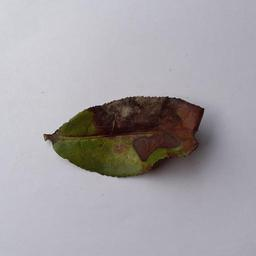
#> input picture 20211205_155416.jpg, 256 x 256 px; its folder holds only this picture in this run
$ python create_transformed_datasets.py --dataset_root .
#> lines starting #> are read from the running program, lines starting #| are printed output that depends on the picture
#!/usr/bin/env python3
"""
create_transformed_datasets.py

Given a dataset root (e.g. "Tea_Leaf_Disease Dataset"), create four sibling dataset folders:
  - "<orig_name> (Histogram Equalized Image)"
  - "<orig_name> (Grayscale Image)"
  - "<orig_name> (Negative Image)"
  - "<orig_name> (False-Colored (mapped) Image)"

Each new dataset will preserve the directory tree of the original dataset.
All image files (by extension) are transformed and saved with the same filenames.

Usage:
    python create_transformed_datasets.py --dataset_root "/path/to/Tea_Leaf_Disease Dataset" \
        --colormap JET --extensions jpg jpeg png bmp tif tiff

Dependencies:
    pip install opencv-python tqdm numpy
"""
import argparse
from pathlib import Path
import cv2
import numpy as np
from tqdm import tqdm

# Map of supported colormap names to cv2 constants
_COLORMAP_MAP = {
    "AUTUMN": cv2.COLORMAP_AUTUMN,
    "BONE": cv2.COLORMAP_BONE,
    "JET": cv2.COLORMAP_JET,
    "WINTER": cv2.COLORMAP_WINTER,
    "RAINBOW": cv2.COLORMAP_RAINBOW,
    "OCEAN": cv2.COLORMAP_OCEAN,
    "SUMMER": cv2.COLORMAP_SUMMER,
    "SPRING": cv2.COLORMAP_SPRING,
    "COOL": cv2.COLORMAP_COOL,
    "HSV": cv2.COLORMAP_HSV,
    "PINK": cv2.COLORMAP_PINK,
    "HOT": cv2.COLORMAP_HOT,
}


def read_image(path: Path):
    img = cv2.imread(str(path), cv2.IMREAD_UNCHANGED)
    if img is None:
        raise ValueError(f"Could not read image: {path}")
    # If image has alpha channel, drop alpha for processing
    if img.ndim == 3 and img.shape[2] == 4:
        img = cv2.cvtColor(img, cv2.COLOR_BGRA2BGR)
    return img


def histogram_equalize_color(img_bgr: np.ndarray):
    """Equalize luminance channel (Y) in YCrCb to preserve colors."""
    if img_bgr.ndim == 2:
        return cv2.equalizeHist(img_bgr)
    ycrcb = cv2.cvtColor(img_bgr, cv2.COLOR_BGR2YCrCb)
    y, cr, cb = cv2.split(ycrcb)
    y_eq = cv2.equalizeHist(y)
    ycrcb_eq = cv2.merge([y_eq, cr, cb])
    return cv2.cvtColor(ycrcb_eq, cv2.COLOR_YCrCb2BGR)


def to_grayscale(img_bgr: np.ndarray):
    if img_bgr.ndim == 2:
        return img_bgr
    return cv2.cvtColor(img_bgr, cv2.COLOR_BGR2GRAY)


def negative_image(img: np.ndarray):
    if img.dtype != np.uint8:
        img = np.clip(img, 0, 255).astype(np.uint8)
    return 255 - img


def false_color_map(gray_img: np.ndarray, colormap_name: str = "JET"):
    if gray_img.ndim != 2:
        gray = to_grayscale(gray_img)
    else:
        gray = gray_img
    if gray.dtype != np.uint8:
        gray = cv2.normalize(gray, None, 0, 255, cv2.NORM_MINMAX).astype(np.uint8)
    cmap = _COLORMAP_MAP.get(colormap_name.upper(), cv2.COLORMAP_JET)
    colored = cv2.applyColorMap(gray, cmap)
    return colored


def make_dirs_for_file(src_file: Path, src_root: Path, dest_root: Path):
    """Given a source file path and the src_root, return and create the destination parent dir under dest_root."""
    rel = src_file.relative_to(src_root)
    dest_parent = dest_root.joinpath(rel.parent)
    dest_parent.mkdir(parents=True, exist_ok=True)
    return dest_parent


def is_image_file(p: Path, extensions_set):
    return p.is_file() and p.suffix.lower().lstrip(".") in extensions_set


def main():
    p = argparse.ArgumentParser(description="Create transformed dataset copies for a dataset root.")
    p.add_argument("--dataset_root", required=True, help="Path to the original dataset root folder")
    p.add_argument("--colormap", default="JET", help="Colormap for false color (default JET).")
    p.add_argument("--extensions", nargs="+", default=["jpg", "jpeg", "png", "bmp", "tif", "tiff"],
                   help="Image file extensions to process (no dots).")
    args = p.parse_args()

    src_root = Path(args.dataset_root).expanduser().resolve()
    if not src_root.exists() or not src_root.is_dir():
        raise SystemExit(f"dataset_root does not exist or is not a directory: {src_root}")

    base_parent = src_root.parent
    base_name = src_root.name

    # names requested by user
    out_names = {
        "hist_eq": f"{base_name} (Histogram Equalized Image)",
        "grayscale": f"{base_name} (Grayscale Image)",
        "negative": f"{base_name} (Negative Image)",
        "false_color": f"{base_name} (False-Colored (mapped) Image)",
    }

    # create root dirs
    out_roots = {k: (base_parent / name) for k, name in out_names.items()}
    for d in out_roots.values():
        d.mkdir(parents=True, exist_ok=True)

    extensions_set = set(e.lower().lstrip(".") for e in args.extensions)

    # Collect all image files recursively under src_root
    image_paths = [p for p in src_root.rglob("*") if is_image_file(p, extensions_set)]

    print(f"Found {len(image_paths)} image files under {src_root}")
    if len(image_paths) == 0:
        print("Nothing to do. Check extensions or dataset_root.")
        return

    # Transform functions map
    transforms = {
        "hist_eq": histogram_equalize_color,
        "grayscale": to_grayscale,
        "negative": negative_image,
        "false_color": lambda img: false_color_map(img, args.colormap),
    }

    # Process with progress bar
    for src_path in tqdm(image_paths, desc="Processing images"):
        try:
            img = read_image(src_path)
#> in read_image, img is the input picture: shape (256, 256, 3); mean B, G, R 166.1, 161.7, 165.4
        except Exception as e:
            tqdm.write(f"Warning: skipping {src_path} (read error: {e})")
            continue

        for tkey, tfunc in transforms.items():
            try:
                out_img = tfunc(img)
                dest_root = out_roots[tkey]
                dest_parent = make_dirs_for_file(src_path, src_root, dest_root)
                dest_path = dest_parent / src_path.name

                # For single-channel images (grayscale) ensure saving is correct
                # OpenCV imwrite supports both single- and 3-channel images.
                cv2.imwrite(str(dest_path), out_img)
            except Exception as e:
                tqdm.write(f"Failed to process {src_path} -> {tkey}: {e}")
#> this loop made 4 passes
#> pass 1, in histogram_equalize_color, `y, cr, cb = cv2.split(ycrcb)`:
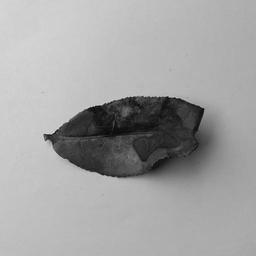
#> y: shape (256, 256); min 4, max 221, mean 163.3
#> pass 1, in histogram_equalize_color, `y, cr, cb = cv2.split(ycrcb)`:
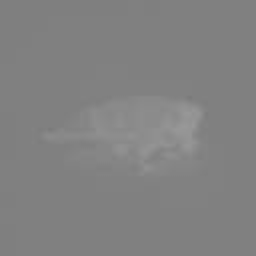
#> cr: shape (256, 256); min 122, max 153, mean 129.4
#> pass 1, in histogram_equalize_color, `y, cr, cb = cv2.split(ycrcb)`:
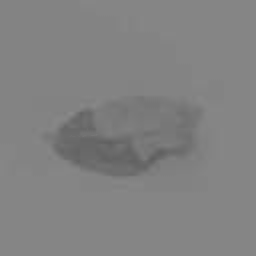
#> cb: shape (256, 256); min 95, max 138, mean 129.6

    print("All done.")
    print("Created:")
    for k, root in out_roots.items():
        print(f"  - {root}")

if __name__ == "__main__":
    main()
